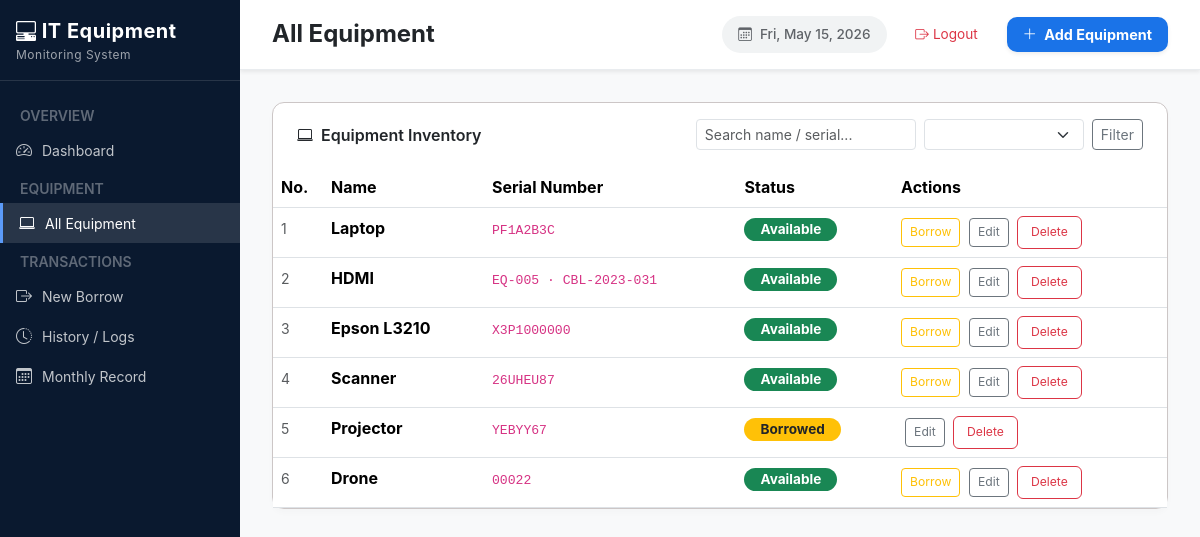
The app's page /equipment/ (signed in) with its own data.
### ems/models.py (models this page shows, shortened)
class Equipment(models.Model):
    STATUS_CHOICES = [
        ('available', 'Available'),
        ('borrowed',  'Borrowed'),
        ('unavailable', 'Not Available'),
    ]
    name = models.CharField(max_length=100)
    serial_number = models.CharField(max_length=100, unique=True)
    category = models.CharField(max_length=100, blank=True)
    status = models.CharField(max_length=20, choices=STATUS_CHOICES, default='available')
    description = models.TextField(blank=True)
    added_at = models.DateTimeField(auto_now_add=True)

### ems/views.py (the view)
# urls.py: path('equipment/', views.all_equipment, name='all_equipment'),
def all_equipment(request):
    qs = Equipment.objects.all()
    q = request.GET.get('q', '')
    status_f = request.GET.get('status', '')
    if q:
        qs = qs.filter(Q(name__icontains=q) | Q(serial_number__icontains=q))
    if status_f:
        qs = qs.filter(status=status_f)
    return render(request, 'ems/all_equipment.html', {'equipments': qs, 'q': q, 'status_f': status_f})

### ems/templates/ems/all_equipment.html (shortened to what this page needs)
{% extends 'ems/base.html' %}
{% block page_title %}All Equipment{% endblock %}
{% block page_action %}
<button type="button" class="btn btn-primary fw-bold shadow-sm" style="background: #1a73e8; border: none; border-radius: 10px; padding: 0.4rem 1rem; font-size: 0.9rem;" data-bs-toggle="modal" data-bs-target="#addEquipmentModal">
   <i class="bi bi-plus-lg me-1"></i> Add Equipment
</button>
{% endblock %}
{% block content %}
<div class="table-card">
    <div class="tc-head d-flex flex-wrap align-items-center gap-2">
        <span><i class="bi bi-laptop me-2"></i>Equipment Inventory</span>
        <form method="get" class="ms-auto d-flex align-items-center gap-2 flex-nowrap" style="min-width:0;">
            <input name="q" value="{{ q }}" class="form-control form-control-sm" style="max-width:220px; min-width:220px;" placeholder="Search name / serial...">
            <select name="status" class="form-select form-select-sm" style="max-width:160px; min-width:160px;">
                <option value="3" {% if status_f == '' %}selected{% endif %}> </option>
                <option value="available" {% if status_f == 'available' %}selected{% endif %}>Available</option>
            </select>
            <button class="btn btn-sm btn-outline-secondary">Filter</button>
        </form>
    </div>
    <table class="table table-hover mb-0">
        <thead>
            <tr>
                <th style="width: 50px;">No.</th>
                <th>Name</th>
                <th>Serial Number</th>
                <th>Status</th>
                <th>Actions</th>
            </tr>
        </thead>
        <tbody>
        {% for eq in equipments %}
        <tr>
            <td style="width: 50px;" class="text-muted"><small>{{ forloop.counter }}</small></td>
            <td><strong>{{ eq.name }}</strong></td>
            <td><code style="font-size:.82rem;">{{ eq.serial_number }}</code></td>
            <td>
                {% if eq.status == 'borrowed' %}
                    <span class="badge rounded-pill px-3" style="background-color: #ffc107; color: #212529; font-weight: bold; font-size: 0.85rem;">
                        Borrowed
                    </span>
                {% elif eq.status == 'available' %}
                    <span class="badge rounded-pill px-3" style="background-color: #198754; color: #ffffff; font-weight: bold; font-size: 0.85rem;">
                        Available
                    </span>
                {% else %}
                    <span class="badge rounded-pill px-3" style="background-color: #ffc107; color: #000; font-weight: bold;">
                        {{ eq.get_status_display }}
                    </span>
                {% endif %}
            </td>
            <td>
                {% if eq.status == 'available' %}
                <a href="{% url 'borrow_create' %}?equipment={{ eq.pk }}" class="btn btn-sm btn-outline-warning" style="font-size:.76rem;">Borrow</a>
                {% endif %}
                <a href="{% url 'equipment_edit' eq.pk %}" class="btn btn-sm btn-outline-secondary ms-1" style="font-size:.76rem;">Edit</a>
                <a href="{% url 'equipment_delete' eq.pk %}" class="btn btn-sm btn-outline-danger ms-1" style="font-size:.76rem;">Delete</a>
            </td>
        </tr>
        {% empty %}
        <tr><td colspan="6" class="text-center text-muted py-4">No equipment found.</td></tr>
        {% endfor %}
        </tbody>
    </table>
</div>
{% endblock %}

### ems/templates/ems/base.html (style rules this page uses)
body { font-family: Inter, system-ui, -apple-system, sans-serif; background-color: #f8f9fa; margin: 0; overflow-x: hidden; }
.btn-primary { background: #1a73e8; border: none; border-radius: 8px; padding: 0.6rem 1.5rem; transition: all .15s; }
.btn-outline-danger { border-color: #dc3545; color: #dc3545; border-radius: 6px; padding: 0.4rem 0.8rem; font-size: 0.85rem; transition: all 0.2s ease; }
.table-card { background: #ffffff; border-radius: 12px; border: 1px solid #ccc6c6; box-shadow: 0 4px 6px rgba(0,0,0,0.02); }
.tc-head { padding: 1rem 1.5rem; border-bottom: 1px solid #ffffff; font-size: 1rem; font-weight: 600; display: flex; align-items: center; gap: 8px; }
.table { margin-bottom: 0; }

### records on screen
Equipment: name "Laptop", serial_number "PF1A2B3C", status "Available"
Equipment: name "HDMI", serial_number "EQ-005 · CBL-2023-031", status "Available"
Equipment: name "Epson L3210", serial_number "X3P1000000", status "Available"
Equipment: name "Scanner", serial_number "26UHEU87", status "Available"
Equipment: name "Projector", serial_number "YEBYY67", status "Borrowed"
Equipment: name "Drone", serial_number "00022", status "Available"
